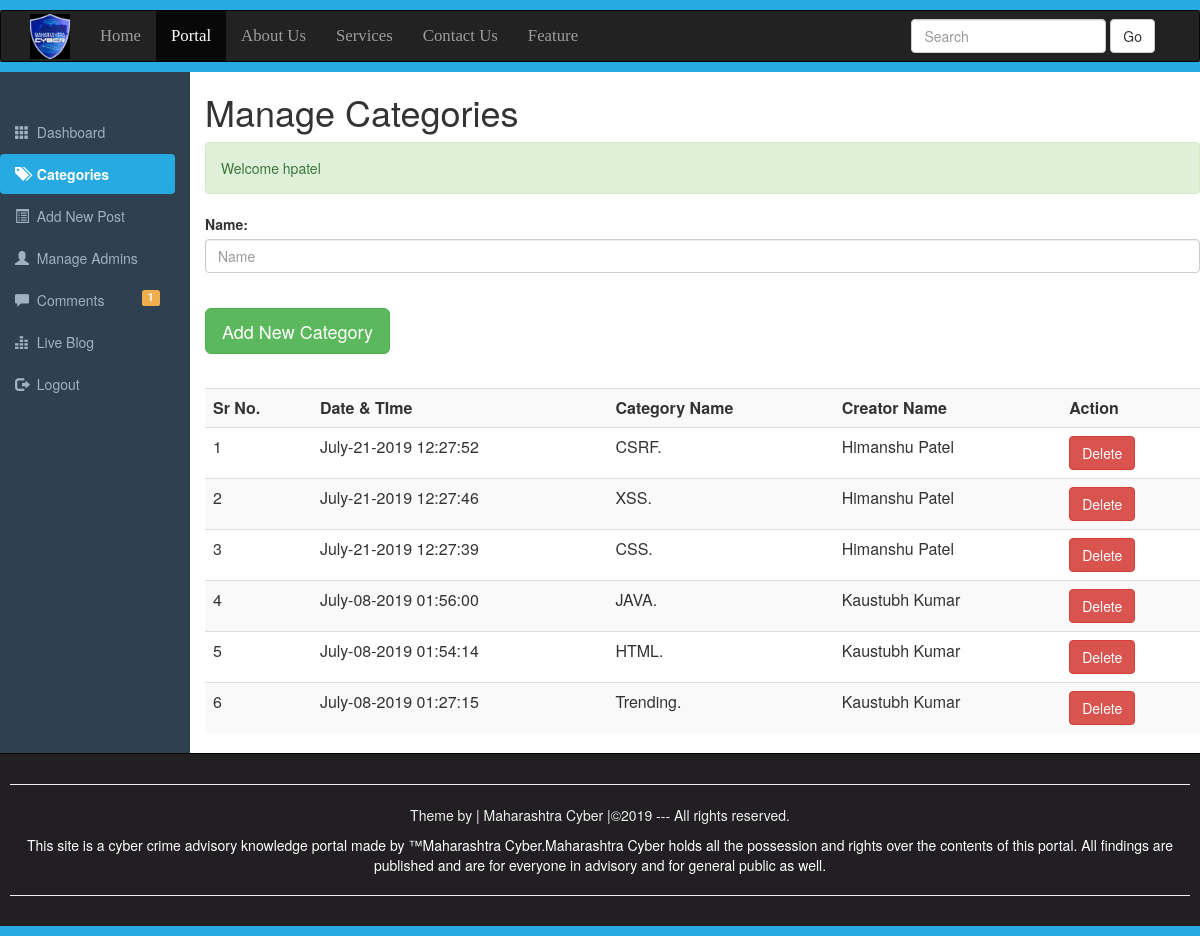
Page /Categories.php (signed in) on the committed database.
### tables this page shows
CREATE TABLE `category` (
  `id` int(10) NOT NULL,
  `datetime` varchar(50) NOT NULL,
  `name` varchar(100) NOT NULL,
  `creatorname` varchar(200) NOT NULL
);

### Categories.php (the view, shortened to what this page needs)
<?php require_once("include/Sessions.php");?>
<!DOCTYPE>
<html>
    <head>
        <link rel="stylesheet" href="css/bootstrap.min.css">
        <link rel="stylesheet" href="css/adminstyle.css">
    </head>
    <body>
    <div style="height: 10px;background: #27AAE1;"></div>
    <nav class ="navbar navbar-inverse" role="navigation">
    <div class="container">
        <div class="navbar-header">
        <a class="navbar-brand" href="portal">
        <img style="margin-top: -12px;" src="images/maha.jfif" width=40;height=7;>
        </a>
        </div>
        <div class="collapse navbar-collapse" id="collapse">
        <ul class="nav navbar-nav">
            <li><a href="#">Home</a></li>
            <li class="active"><a href="portal">Portal</a></li>
            <li><a href="#">About Us</a></li>
            <li><a href="#">Services</a></li>
            <li><a href="#">Contact Us</a></li>
            <li><a href="#">Feature</a></li>
        </ul>
        <form action="portal" class="navbar-form navbar-right">
        <div class="form-group">
        <input type="text" class="form-control" placeholder="Search" name="Search">
        </div>
        <button class="btn btn-default" name="SearchButton">Go</button>
        </form>
        </div>
        </nav>
        <div class="Line" style="height: 10px;background: #27AAE1;"></div>
<div class="container-fuid">
<div class="row">
    <div class="col-sm-2">
    <br><br>
        <ul id="Side_Menu" class="nav nav-pills nav-stacked">
        <li><a href="dashboard">
        <span class="glyphicon glyphicon-th"></span>
        &nbsp;Dashboard</a></li>
        <li class="active"><a href="categories">
        <span class="glyphicon glyphicon-tags"></span>
        &nbsp;Categories</a></li>
        <li><a href="addNewPost">
        <span class="glyphicon glyphicon-list-alt"></span>
        &nbsp;Add New Post</a></li>
        <li><a href="manageAdmin">
        <span class="glyphicon glyphicon-user"></span>
        &nbsp;Manage Admins</a></li>
        <li><a href="comments">
        <span class="glyphicon glyphicon-comment"></span>
        &nbsp;Comments
        <?php
                     global $connection;
                     $QueryTotal="SELECT COUNT(*) FROM comments WHERE status='OFF'";
                     $ExecuteTotal=mysqli_query($connection,$QueryTotal);
                     $RowsTotal=mysqli_fetch_array($ExecuteTotal);
                     $TotalUnApprovedComments=array_shift($RowsTotal);
                ?>
                <span class="label pull-right label-warning">
                <?php echo $TotalUnApprovedComments; ?></span>
        </a></li>
        <li><a href="#">
        <span class="glyphicon glyphicon-equalizer"></span>
        &nbsp;Live Blog</a></li>
        <li><a href="logout">
        <span class="glyphicon glyphicon-log-out"></span>
        &nbsp;Logout</a></li>
        </ul>
        </div>
        <div class="col-sm-10">
        <h1>Manage Categories</h1>
        <div><?php  echo Message();
                    echo SuccessMessage();
         ?></div>
        <div>
        <form action="categories" method="post">
        <fieldset>
            <div class="form-group">
            <label for="categoryname"><span>Name:</span></label>
            <input class="form-control" type="text" name="Category" id="categoryname" placeholder="Name">
            </div>
            <br>
            <input class="btn btn-success btn-lg"type="Submit" name="Submit" value="Add New Category">
        </fieldset>
        <br>
        </form>
        </div>
        <div class="table-responsive">
         <table class="table table-striped table-hover">
    <tr>
        <th>Sr No.</th>
        <th>Date & TIme</th>
        <th>Category Name</th>
        <th>Creator Name</th>
        <th>Action</th>
    </tr>
<?php
global $connection;
$ViewQuery="SELECT * FROM category ORDER BY datetime desc";
$Execute=mysqli_query($connection,$ViewQuery);
$SrNo=0;
while($DataRows=mysqli_fetch_array($Execute)){
    $Id=$DataRows["id"];
    $DateTime=$DataRows["datetime"];
    $CategoryName=$DataRows["name"];
    $CreatorName=$DataRows["creatorname"];
    $SrNo++;
?>
<tr>
        <td><?php echo $SrNo;?></td>
        <td><?php echo $DateTime;?></td>
        <td><?php echo $CategoryName;?>.</td>
        <td><?php echo $CreatorName;?></td>
        <td><a href="deleteCategory?id=<?php echo $Id;?>">
        <span class="btn btn-danger">Delete</span>
</a>
</td>
</tr>
<?php } ?>
    </table>
</div>
</div>
</div>
<div id="Footer">
    <hr><p>Theme by | Maharashtra Cyber |&copy;2019 --- All rights reserved.
</p>
<a style="color: white; text-decoration:none; cursor: pointer; font weight: bold" href="https://www.reportphishing.in/index.php" target="_blank">
<p>This site is a cyber crime advisory knowledge portal made by &trade;Maharashtra Cyber.Maharashtra Cyber holds all the possession and rights over the contents of this portal.
    All findings are published and are for everyone in advisory and for general public as well.
</p><hr></a>
</div>
<div style="height: 10px; background: #27AAE1;"></div>
    </body>
</html>

### css/adminstyle.css (style rules this page uses)
.navbar-nav li { font-family: Bitter,Georgia,Times,"Times New Roman",serif; font-size: 1.2em; }
.Line { margin-top: -20px; }
body { background-color: #2f4050; }
.col-sm-10 { background-color: #ffffff; }
#Side_Menu a { color: #9fb1c2; }
#Side_Menu .active a { color: #ffffff; background-color: #27AAE1; font-weight: bold; }
#Footer { padding: 10px; border-top: 1px solid black; color: #eeeeee; background-color: #211f22; text-align: center; }

### Categories.php (style rules this page uses)
.navbar-nav li { font-family: Bitter,Georgia,Times,"Times New Roman",serif; font-size: 1.2em; }
.Line { margin-top: -20px; }

### rows in the picture
category: datetime "July-21-2019 12:27:52", name "CSRF", creatorname "Himanshu Patel"
category: datetime "July-21-2019 12:27:46", name "XSS", creatorname "Himanshu Patel"
category: datetime "July-21-2019 12:27:39", name "CSS", creatorname "Himanshu Patel"
category: datetime "July-08-2019 01:56:00", name "JAVA", creatorname "Kaustubh Kumar"
category: datetime "July-08-2019 01:54:14", name "HTML", creatorname "Kaustubh Kumar"
category: datetime "July-08-2019 01:27:15", name "Trending", creatorname "Kaustubh Kumar"

### other values in the picture
$TotalUnApprovedComments "1"
SuccessMessage() "Welcome hpatel"
